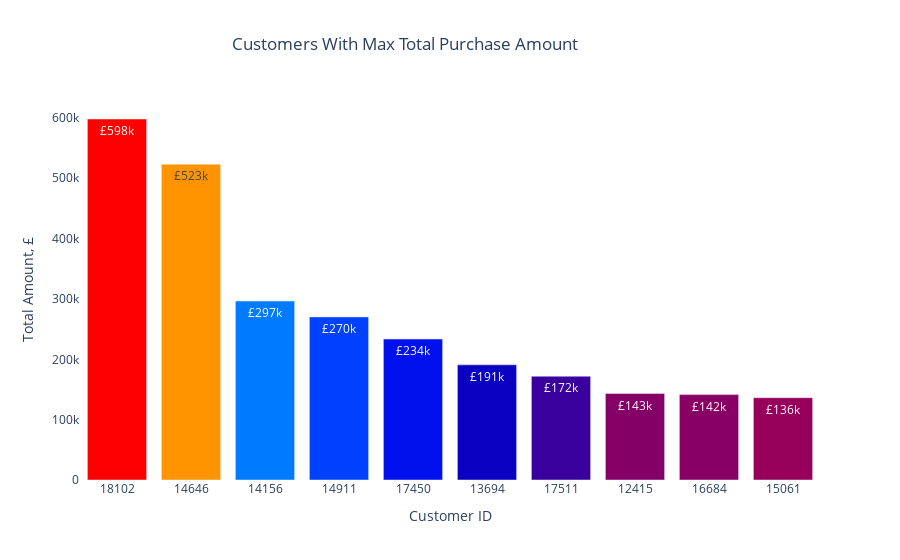

Notebook code cell kept with this figure:
### Code cell
fig=go.Figure(data=[
    go.Bar(name="Customer with max total purchase amount",
           x=retail_customer_desc["Customer ID"].astype(str),
           y=retail_customer_desc["Total"],
           opacity=1,
           hovertext=retail_customer_desc['Country'],
           marker={'color':retail_customer_desc["Total"],
                   "colorscale":'Rainbow'})
])

fig.update_traces(texttemplate='£%{y:.3s}', textposition='inside')

fig.update_layout(title='Customers With Max Total Purchase Amount',
                  title_x=0.45,
                  xaxis_title="Customer ID",
                  yaxis_title="Total Amount, £",
                  plot_bgcolor='white')
fig.show()

### Figure 1 — Plotly figure (JSON) as saved in the notebook; plotly's stock layout.template omitted (floating-point values rounded to 4 significant figures)
{"data": [{"hovertext": ["United Kingdom", "Netherlands", "EIRE", "EIRE", "United Kingdom", "United Kingdom", "United Kingdom", "Australia", "United Kingdom", "United Kingdom"], "marker": {"color": [598200.0, 523300.0, 296600.0, 270200.0, 233600.0, 190800.0, 171900.0, 143300.0, 141500.0, 136400.0], "colorscale": [[0, "rgb(150,0,90)"], [0.125, "rgb(0,0,200)"], [0.25, "rgb(0,25,255)"], [0.375, "rgb(0,152,255)"], [0.5, "rgb(44,255,150)"], [0.625, "rgb(151,255,0)"], [0.75, "rgb(255,234,0)"], [0.875, "rgb(255,111,0)"], [1, "rgb(255,0,0)"]]}, "name": "Customer with max total purchase amount", "opacity": 1, "textposition": "inside", "texttemplate": "£%{y:.3s}", "type": "bar", "x": ["18102", "14646", "14156", "14911", "17450", "13694", "17511", "12415", "16684", "15061"], "y": [598200.0, 523300.0, 296600.0, 270200.0, 233600.0, 190800.0, 171900.0, 143300.0, 141500.0, 136400.0]}], "layout": {"plot_bgcolor": "white", "title": {"text": "Customers With Max Total Purchase Amount", "x": 0.45}, "xaxis": {"title": {"text": "Customer ID"}}, "yaxis": {"title": {"text": "Total Amount, £"}}}}
